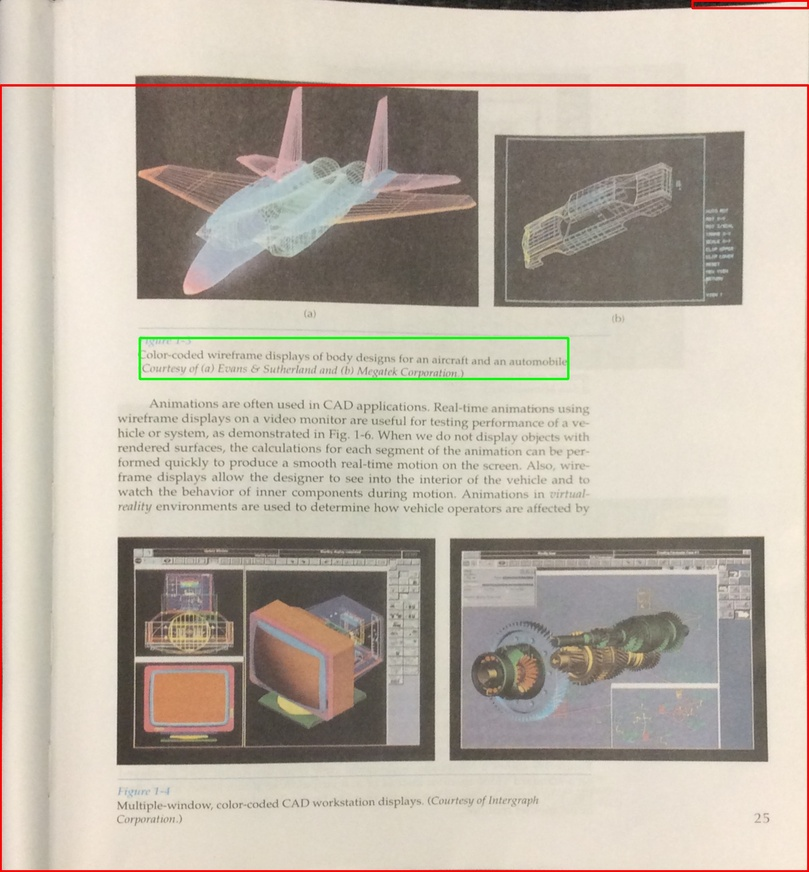
//> input picture Build/Products/Debug/15.JPG, 809 x 872 px, shrunk from 1739 x 1874 before the run
$ ./main   (built with g++ and OpenCV 4)
//> lines starting //> are read from the running program, lines starting //| are printed output that depends on the picture; after the words box and inside, x2 and y2 are one past the last pixel; in counts of white or black regions, pixels touching at a corner belong together
//
//  main.cpp
//  Example2
//
//  Created by Adobe on 17/05/16.
//  Copyright © 2016 Adobe. All rights reserved.
//
#include "opencv2/opencv.hpp"
using namespace std;
using namespace cv;
std::vector<cv::Rect> detectLetters(cv::Mat img , int x , int y,  int s)
{
    std::vector<cv::Rect> boundRect;
    cv::Mat img_gray, img_sobel, img_threshold, element;
    cvtColor(img, img_gray, CV_BGR2GRAY);
    cv::Sobel(img_gray, img_sobel, CV_8U, 1, 0, 3, 1, 0, cv::BORDER_DEFAULT);
    cv::threshold(img_sobel, img_threshold, 0, 255, CV_THRESH_OTSU+CV_THRESH_BINARY);
    element = getStructuringElement(cv::MORPH_RECT, cv::Size(x, y) );
    cv::morphologyEx(img_threshold, img_threshold, CV_MOP_CLOSE, element); //Does the trick
    std::vector< std::vector< cv::Point> > contours;
    cv::findContours(img_threshold, contours, 0, 1);
    std::vector<std::vector<cv::Point> > contours_poly( contours.size() );
    for( int i = 0; i < contours.size(); i++ )
        if (contours[i].size()>s)
        {
            cv::approxPolyDP( cv::Mat(contours[i]), contours_poly[i], 3, true );
            cv::Rect appRect( boundingRect( cv::Mat(contours_poly[i]) ));
            if (appRect.width>appRect.height)
                boundRect.push_back(appRect);
        }
    //cout<<boundRect.size()<<endl;
    return boundRect;
}
int main(int argc,char** argv)
{
    cv::Mat img_gray, img_sobel, img_threshold, element;
    //Read
    cv::Mat img1=cv::imread("15.jpg");
//> img1 is the input picture: 872 rows x 809 cols, CV_8UC3; mean B, G, R 166.5, 179, 188.6
    cv::Mat img2=cv::imread("15.jpg");
    cv::Mat img3= img1.clone();
    img3.setTo(255);
//> img3: 872 rows x 809 cols, CV_8UC3; every value is 255
    //Detect
    std::vector<cv::Rect> letterBBoxes1=detectLetters(img1 ,17 , 3 ,100);
//> in detectLetters, `cv::threshold(img_sobel, img_threshold, 0, 255, CV_THRESH_OTSU+CV_THRE..`:
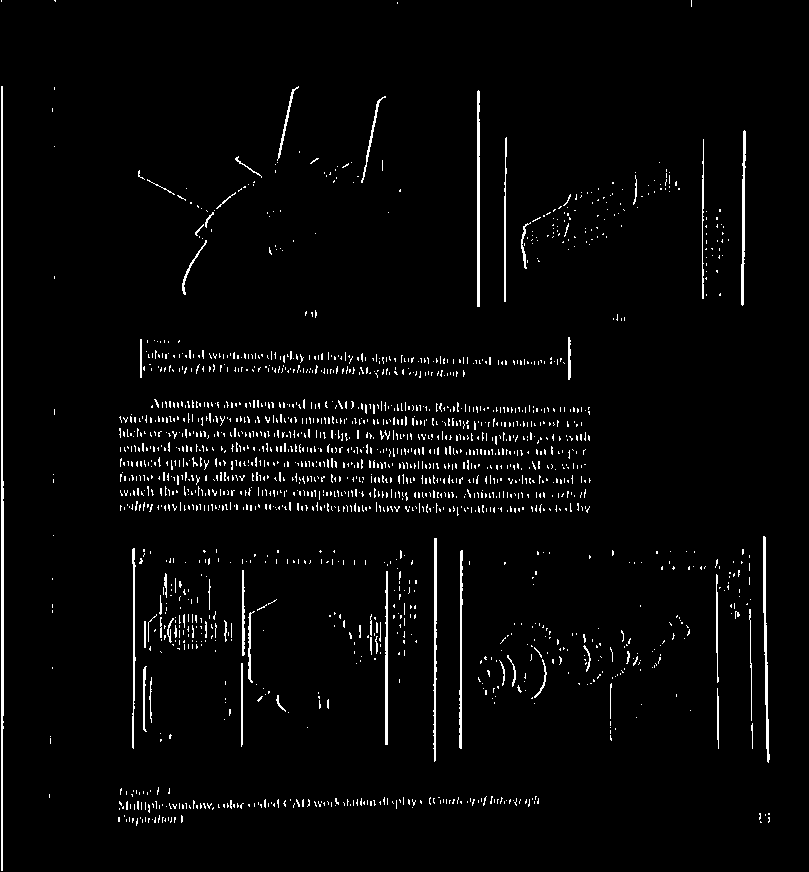
//> img_threshold: 872 rows x 809 cols, CV_8UC1; 2.9% white in thin lines or dots
//> in detectLetters, `cv::morphologyEx(img_threshold, img_threshold, CV_MOP_CLOSE, element);`:
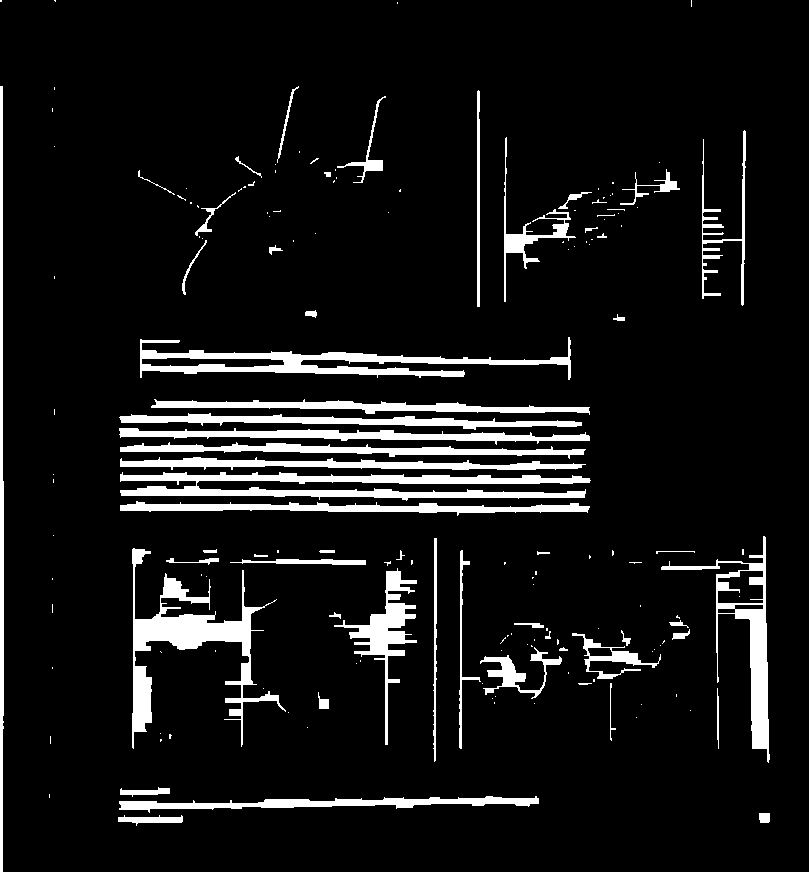
//> img_threshold: 872 rows x 809 cols, CV_8UC1; 8.5% white; 167 white regions (109 under 20 px)
//> in detectLetters, `cv::findContours(img_threshold, contours, 0, 1);`: contours = 166 contours, 122 with area under 20; largest, box (x1, y1, x2, y2) and area: (132, 548, 286, 749) 5731, (120, 472, 591, 501) 5504, (140, 337, 571, 380) 5478, (661, 536, 770, 763) 4733, (119, 428, 590, 445) 2768
//> in detectLetters, `std::vector<std::vector<cv::Point> > contours_poly( contours.size() );`: contours_poly = 166 empty contours
//> the loop in detectLetters, `for( int i = 0; i < contours.size(); i++ )` made 166 passes
//> appRect on passes 1, 3, 5, 21, 23, 37, 46, 65: Rect(118, 815, 65, 11), Rect(119, 798, 420, 15), Rect(120, 788, 50, 7), Rect(717, 688, 2, 61), Rect(610, 683, 6, 58), Rect(480, 647, 82, 52), Rect(572, 633, 89, 46), Rect(334, 568, 83, 177)
//> letterBBoxes1 = 16 Rects (x, y, width, height), first 8: [118, 815, 65, 11], [119, 798, 420, 15], [120, 788, 50, 7], [480, 647, 82, 52], [572, 633, 89, 46], [230, 560, 136, 5], [166, 558, 53, 7], [120, 501, 470, 15]
    std::vector<cv::Rect> letterBBoxes2=detectLetters(img2, 17 ,3,100);
//> the loop in detectLetters (call 2), `for( int i = 0; i < contours.size(); i++ )` made 166 passes
//> letterBBoxes2 has the same summary as letterBBoxes1
    //std::vector<cv::Rect> letterBBoxes3=detectLetters(img3(letterBBoxes1[2]) , 21, 3,300);
    cv::Mat img4=img3(letterBBoxes1[2]);
    cout<<letterBBoxes1[2].area()<<endl;
//| 350
    // [8 lines of commented-out code are left out]
    cvtColor(img1, img_gray, CV_BGR2GRAY);
    cv::threshold(img_gray, img_threshold, 0, 255, CV_THRESH_OTSU+CV_THRESH_BINARY);
//> img_threshold: 872 rows x 809 cols, CV_8UC1; 65.6% white; 1431 black regions (1401 under 20 px), largest, box (x1, y1, x2, y2) and area: (0, 75, 809, 872) 66979, (117, 537, 436, 765) 61251, (449, 537, 768, 762) 57342
    //cv::threshold(img_gray,img_threshold,200,255,cv::THRESH_BINARY);
    for(int i=0; i< letterBBoxes1.size(); i++){
        img_threshold(letterBBoxes1[i] ).setTo(255);
         img3(letterBBoxes1[i] ).setTo(0);
        //cvSet(img1(letterBBoxes1[i] ), CV_RGB(0,0,0));
    }
//> this loop made 16 passes
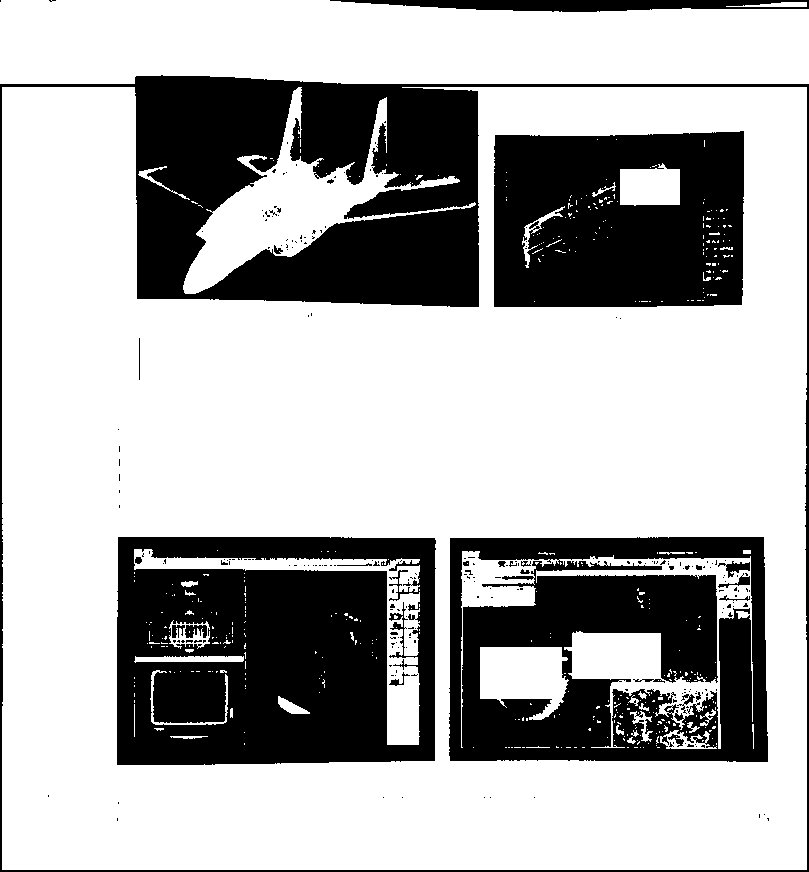
//> img_threshold: 872 rows x 809 cols, CV_8UC1; 68.4% white; 233 black regions (206 under 20 px), largest, box (x1, y1, x2, y2) and area: (0, 75, 809, 872) 66979, (117, 537, 436, 765) 60744, (449, 537, 768, 762) 49400
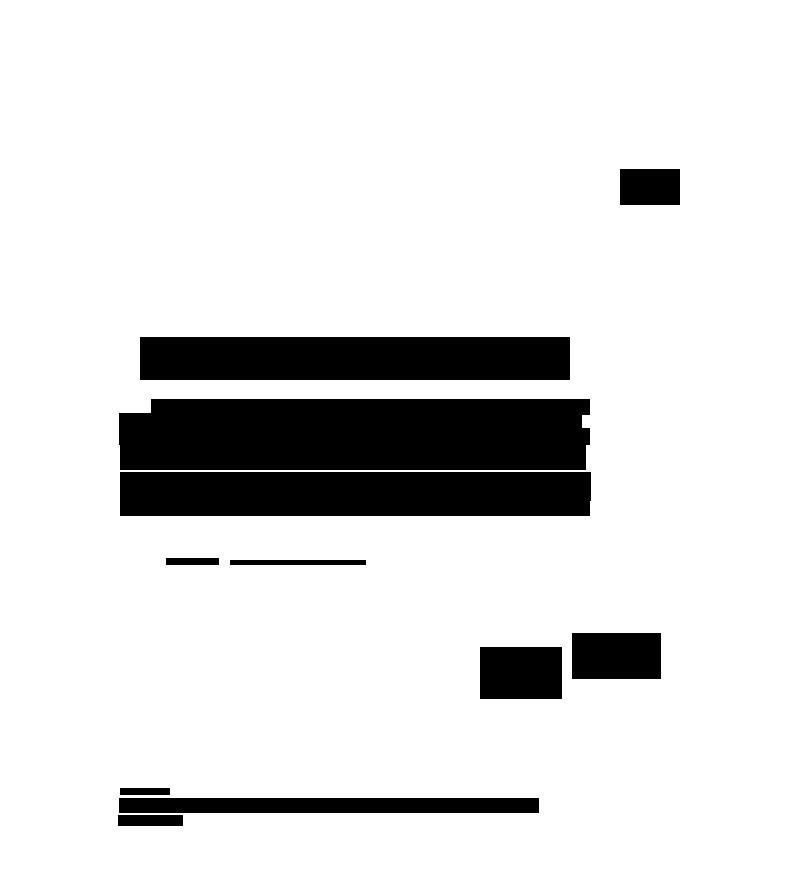
//> img3: 872 rows x 809 cols, CV_8UC3; 87.1% white; 11 black regions, largest, box (x1, y1, x2, y2) and area: (119, 399, 590, 470) 32764, (120, 472, 591, 516) 20709, (140, 337, 570, 380) 18490

    dilate(img_threshold, img_sobel, Mat(), Point(-1, -1), 5, 1, 1);
//> img_sobel: 872 rows x 809 cols, CV_8UC1; 81.6% white; 22 black regions (8 under 20 px), largest, box (x1, y1, x2, y2) and area: (122, 542, 430, 760) 32235, (499, 137, 739, 302) 25444, (455, 542, 763, 757) 22550
    cv::imwrite( "imgOut456.jpg", img_sobel);

    for(int i=0; i< letterBBoxes2.size(); i++)
        cv::rectangle(img2,letterBBoxes2[i],cv::Scalar(0,255,0),3,8,0);
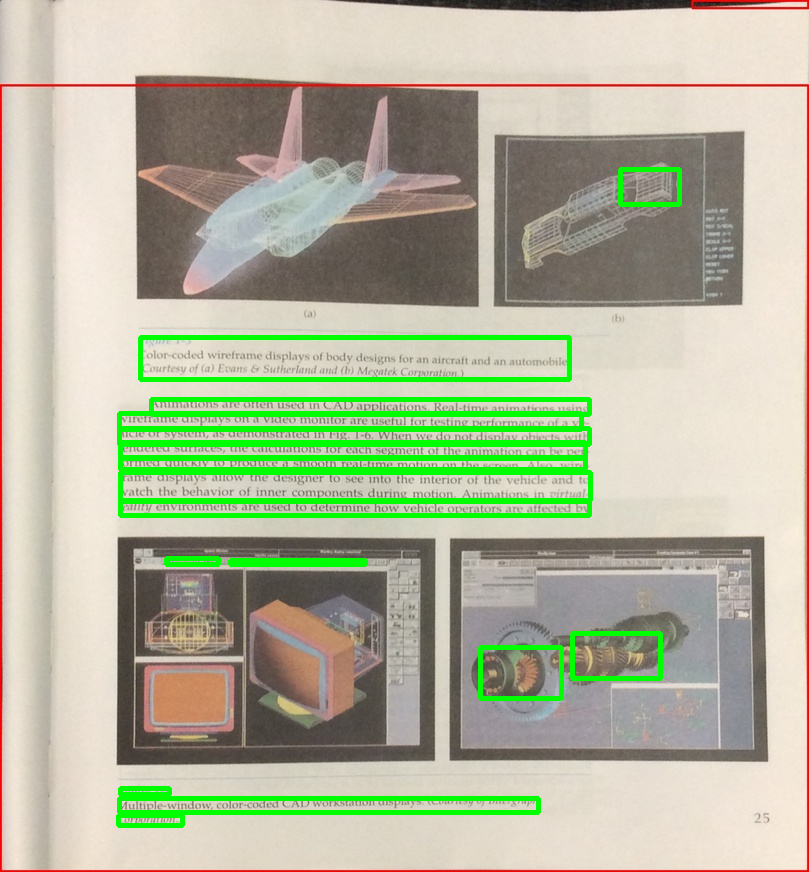
//> img2: 872 rows x 809 cols, CV_8UC3; 5.55% of pixels changed, all inside (x1, y1, x2, y2) = (116, 167, 682, 828)
    //cv::imwrite( "imgOut5.jpg", img2);
//    for(int i=0; i< letterBBoxes3.size(); i++)
//        cv::rectangle(img4,letterBBoxes3[i],cv::Scalar(0,0,255),3,8,0);
    cv::imwrite( "imgOut46.jpg", img3);
    return 0;
}
